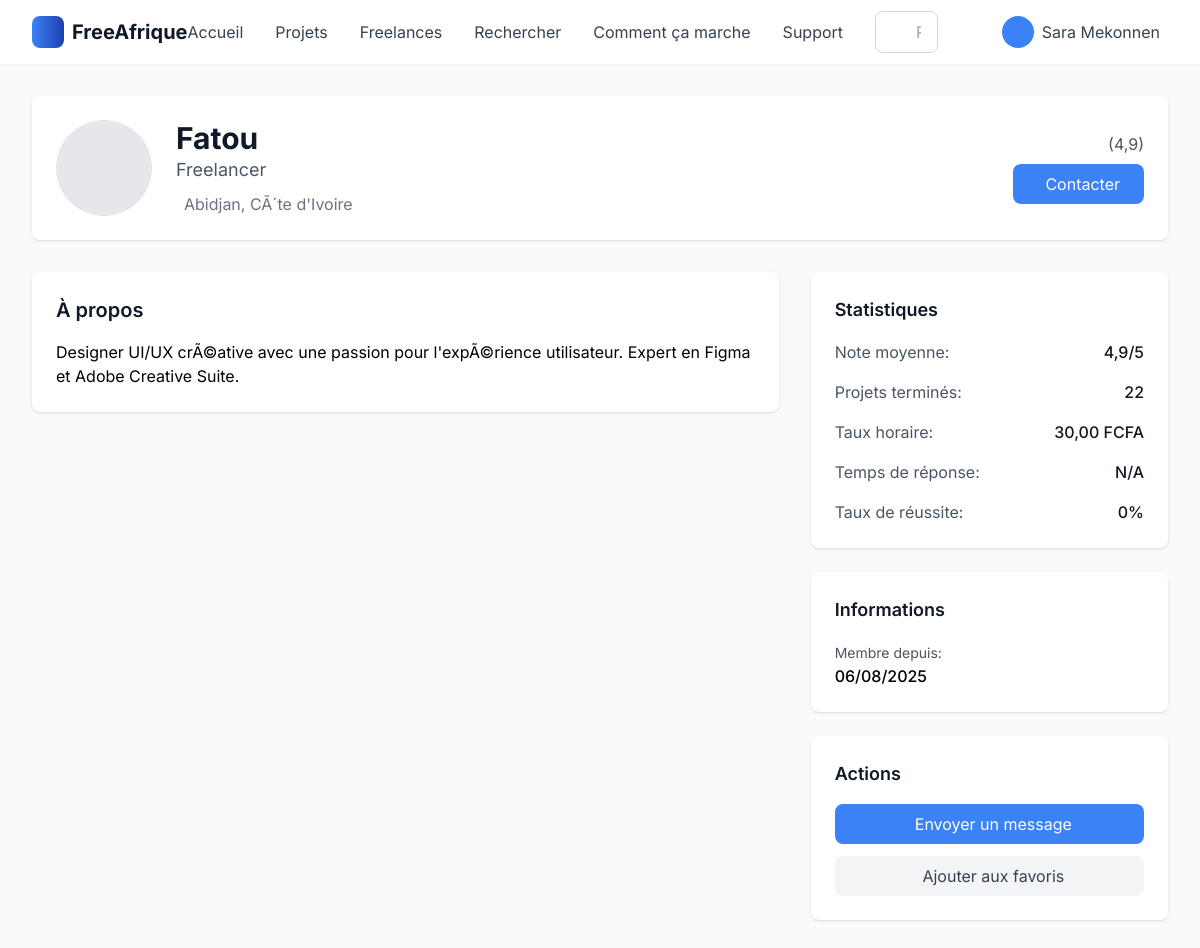
The page /freelancers/2/ (signed in) on the database its author committed.
### main/models.py (models this page shows, shortened)
class Freelancer(models.Model):
    user = models.OneToOneField(User, on_delete=models.CASCADE, verbose_name="Utilisateur")
    profile_picture = models.ImageField(upload_to='freelancers/', null=True, blank=True, verbose_name="Photo de profil")
    hourly_rate = models.DecimalField(max_digits=10, decimal_places=2, verbose_name="Taux horaire (€)")
    description = models.TextField(default='', verbose_name="Description")
    skills = models.JSONField(default=list, verbose_name="Compétences")
    experience_years = models.IntegerField(default=0, verbose_name="Années d'expérience")
    education = models.TextField(blank=True, verbose_name="Formation")
    languages = models.JSONField(default=list, verbose_name="Langues")
    location = models.CharField(max_length=100, blank=True, verbose_name="Localisation")
    portfolio_link = models.URLField(blank=True, verbose_name="Lien portfolio")
    is_verified = models.BooleanField(default=False, verbose_name="Vérifié")
    is_featured = models.BooleanField(default=False, verbose_name="Mise en avant")
    availability_status = models.CharField(
        max_length=20,
        choices=[
            ('available', 'Disponible'),
            ('busy', 'Occupé'),
            ('unavailable', 'Indisponible'),
        ],
        default='available',
        verbose_name="Statut de disponibilité"
    )
    rating = models.DecimalField(max_digits=3, decimal_places=2, default=0.00, verbose_name="Note moyenne")
    total_reviews = models.IntegerField(default=0, verbose_name="Nombre total d'avis")
    completed_projects = models.IntegerField(default=0, verbose_name="Projets terminés")
    total_earnings = models.DecimalField(max_digits=12, decimal_places=2, default=0.00, verbose_name="Gains totaux")
    created_at = models.DateTimeField(auto_now_add=True)
    updated_at = models.DateTimeField(auto_now=True)
    class Meta:
        verbose_name = "Freelance"
        verbose_name_plural = "Freelances"

### main/views.py (the view, shortened to what this page needs)
# urls.py: path('freelancers/<int:freelancer_id>/', views.freelancer_detail, name='freelancer_detail'),
@login_required
def freelancer_detail(request, freelancer_id):
    freelancer = get_object_or_404(Freelancer, id=freelancer_id)
    recent_projects = Project.objects.filter(
        selected_freelancer=freelancer,
        status='completed'
    ).order_by('-updated_at')[:5]
    reviews = Review.objects.filter(freelancer=freelancer).order_by('-created_at')
    stats = {
        'total_projects': Project.objects.filter(selected_freelancer=freelancer).count(),
        'completed_projects': Project.objects.filter(
            selected_freelancer=freelancer,
            status='completed'
        ).count(),
        'avg_project_rating': reviews.aggregate(avg=Coalesce(Avg('rating'), 0, output_field=models.FloatField()))['avg'],
        'on_time_delivery': reviews.filter(rating__gte=4).count(),
        'client_satisfaction': reviews.filter(rating__gte=4).count() / max(reviews.count(), 1) * 100,
    }
    earnings_by_month = []
    for i in range(12):
        month = timezone.now() - timedelta(days=30*i)
        month_earnings = Payment.objects.filter(
            freelancer=freelancer,
            status='completed',
            created_at__month=month.month,
            created_at__year=month.year
        ).aggregate(total=Coalesce(Sum('amount'), 0, output_field=models.DecimalField()))['total']
        earnings_by_month.append({
            'month': month.strftime('%B'),
            'earnings': float(month_earnings)
        })
    skills_with_expertise = []
    for skill in freelancer.skills:
        is_sqlite = settings.DATABASES['default']['ENGINE'] == 'django.db.backends.sqlite3'
        if is_sqlite:
            skill_projects = 0
            for project in Project.objects.filter(selected_freelancer=freelancer, status='completed'):
                if skill in (project.required_skills or []):
                    skill_projects += 1
        else:
            skill_projects = Project.objects.filter(
                selected_freelancer=freelancer,
                required_skills__contains=[skill],
                status='completed'
            ).count()
        expertise_level = 'Débutant'
        if skill_projects > 10:
            expertise_level = 'Expert'
        elif skill_projects > 5:
            expertise_level = 'Intermédiaire'
        elif skill_projects > 2:
            expertise_level = 'Avancé'
        skills_with_expertise.append({
            'name': skill,
            'expertise': expertise_level,
            'projects_count': skill_projects
        })
    similar_projects = []
    if freelancer.skills:
        is_sqlite = settings.DATABASES['default']['ENGINE'] == 'django.db.backends.sqlite3'
        if is_sqlite:
            for skill in freelancer.skills:
                freelancer_proposal_projects = Proposal.objects.filter(freelancer=freelancer).values_list('project_id', flat=True)
                potential_projects = Project.objects.filter(status='open').exclude(id__in=freelancer_proposal_projects)
                matching_projects = []
                for project in potential_projects:
                    if skill in (project.required_skills or []):
                        matching_projects.append(project)
                if matching_projects:
                    matching_projects.sort(key=lambda p: (-p.is_urgent, -p.created_at.timestamp()))
                    similar_projects = matching_projects[:3]
                    break
    context = {
        'freelancer': freelancer,
        'recent_projects': recent_projects,
        'reviews': reviews,
        'stats': stats,
        'earnings_by_month': earnings_by_month,
        'skills_with_expertise': skills_with_expertise,
        'similar_projects': similar_projects,
    }
    return render(request, 'freelancer_detail.html', context)

### main/templates/freelancer_detail.html (shortened to what this page needs)
{% extends 'base.html' %}
{% block content %}
<div class="min-h-screen bg-gray-50 py-8">
    <div class="max-w-7xl mx-auto px-4 sm:px-6 lg:px-8">
        <div class="bg-white rounded-lg shadow p-6 mb-8">
            <div class="flex flex-col md:flex-row md:items-center md:justify-between">
                <div class="flex items-center space-x-6">
                    {% if freelancer.profile_picture %}
                    <img src="{{ freelancer.profile_picture.url }}" alt="{{ freelancer.user.first_name }}"
                         class="w-24 h-24 rounded-full object-cover">
                    {% else %}
                    <div class="w-24 h-24 bg-gray-200 rounded-full flex items-center justify-center">
                    </div>
                    {% endif %}
                    <div>
                        <h1 class="text-3xl font-bold text-gray-900">{{ freelancer.user.first_name|default:freelancer.user.username }}</h1>
                        <p class="text-lg text-gray-600">{{ freelancer.title|default:"Freelancer" }}</p>
                        {% if freelancer.location %}
                        <div class="flex items-center mt-2 text-gray-500">
                            <span>{{ freelancer.location }}</span>
                        </div>
                        {% endif %}
                    </div>
                </div>
                <div class="mt-4 md:mt-0 flex flex-col items-end">
                    <div class="flex items-center mb-2">
                        <span class="ml-2 text-gray-600">({{ freelancer.rating|default:0|floatformat:1 }})</span>
                    </div>
                    <a href="{% url 'conversation' freelancer.user.id %}" class="bg-primary text-white px-6 py-2 rounded-lg hover:bg-secondary transition-colors">
                        Contacter
                    </a>
                </div>
            </div>
        </div>
        <div class="grid grid-cols-1 lg:grid-cols-3 gap-8">
            <div class="lg:col-span-2 space-y-8">
                {% if freelancer.description %}
                <div class="bg-white rounded-lg shadow p-6">
                    <h2 class="text-xl font-semibold text-gray-900 mb-4">À propos</h2>
                    <div class="prose max-w-none">
                        <p class="text-gray-700 leading-relaxed">{{ freelancer.description|linebreaks }}</p>
                    </div>
                </div>
                {% endif %}
            </div>
            <div class="space-y-6">
                <div class="bg-white rounded-lg shadow p-6">
                    <h3 class="text-lg font-semibold text-gray-900 mb-4">Statistiques</h3>
                    <div class="space-y-4">
                        <div class="flex justify-between">
                            <span class="text-gray-600">Note moyenne:</span>
                            <span class="font-medium text-gray-900">{{ freelancer.rating|default:0|floatformat:1 }}/5</span>
                        </div>
                        <div class="flex justify-between">
                            <span class="text-gray-600">Projets terminés:</span>
                            <span class="font-medium text-gray-900">{{ freelancer.completed_projects|default:0 }}</span>
                        </div>
                        <div class="flex justify-between">
                            <span class="text-gray-600">Taux horaire:</span>
                            <span class="font-medium text-gray-900">{{ freelancer.hourly_rate|default:0 }} FCFA</span>
                        </div>
                        <div class="flex justify-between">
                            <span class="text-gray-600">Temps de réponse:</span>
                            <span class="font-medium text-gray-900">{{ freelancer.response_time|default:"N/A" }}</span>
                        </div>
                        <div class="flex justify-between">
                            <span class="text-gray-600">Taux de réussite:</span>
                            <span class="font-medium text-gray-900">{{ freelancer.success_rate|default:0 }}%</span>
                        </div>
                    </div>
                </div>
                <div class="bg-white rounded-lg shadow p-6">
                    <h3 class="text-lg font-semibold text-gray-900 mb-4">Informations</h3>
                    <div class="space-y-3">
                        <div>
                            <span class="text-gray-600 text-sm">Membre depuis:</span>
                            <p class="font-medium">{{ freelancer.user.date_joined|date:"d/m/Y" }}</p>
                        </div>
                    </div>
                </div>
                <div class="bg-white rounded-lg shadow p-6">
                    <h3 class="text-lg font-semibold text-gray-900 mb-4">Actions</h3>
                    <div class="space-y-3">
                        <a href="{% url 'conversation' freelancer.user.id %}" class="w-full bg-primary text-white px-4 py-2 rounded-lg hover:bg-secondary transition-colors text-center block">
                            Envoyer un message
                        </a>
                        <button class="w-full bg-gray-100 text-gray-700 px-4 py-2 rounded-lg hover:bg-gray-200 transition-colors">
                            Ajouter aux favoris
                        </button>
                    </div>
                </div>
            </div>
        </div>
    </div>
</div>
{% endblock %}

### templates/base.html (shortened to what this page needs)
{% load static %}
<!DOCTYPE html>
<html lang="fr">
<head>
    <script src="https://cdn.tailwindcss.com"></script>
    <link href="https://cdn.jsdelivr.net/npm/remixicon@3.5.0/fonts/remixicon.css" rel="stylesheet">
    <link rel="stylesheet" href="{% static 'style.css' %}">
</head>
<body class="bg-gray-50 font-['Inter']" x-data="{
    mobileMenuOpen: false,
    searchOpen: false,
    notificationsOpen: false,
    notifications: [],
    unreadCount: 0,
    searchQuery: '',
    searchSuggestions: []
}">
    <header class="bg-white shadow-sm sticky top-0 z-50">
        <div class="max-w-7xl mx-auto px-4 sm:px-6 lg:px-8">
            <div class="flex justify-between items-center h-16">
                <div class="flex items-center">
                    <a href="{% url 'home' %}" class="flex items-center space-x-2">
                        <div class="w-8 h-8 bg-gradient-to-r from-primary to-secondary rounded-lg flex items-center justify-center">
                        </div>
                        <span class="text-xl font-bold text-gray-900">FreeAfrique</span>
                    </a>
                </div>
                <nav class="hidden md:flex items-center space-x-8">
                    <a href="{% url 'home' %}" class="text-gray-700 hover:text-primary transition-colors">
                        Accueil
                    </a>
                    <a href="{% url 'projects_list' %}" class="text-gray-700 hover:text-primary transition-colors">
                        Projets
                    </a>
                    <a href="{% url 'freelancers_list' %}" class="text-gray-700 hover:text-primary transition-colors">
                        Freelances
                    </a>
                    <a href="{% url 'search' %}" class="text-gray-700 hover:text-primary transition-colors">
                        Rechercher
                    </a>
                    <a href="{% url 'how_it_works' %}" class="text-gray-700 hover:text-primary transition-colors">
                        Comment ça marche
                    </a>
                    <a href="{% url 'support_tickets' %}" class="text-gray-700 hover:text-primary transition-colors">
                        Support
                    </a>
                </nav>
                <div class="hidden md:flex items-center flex-1 max-w-md mx-8">
                    <div class="relative w-full">
                        <input
                            type="text"
                            placeholder="Rechercher projets, freelances..."
                            class="w-full pl-10 pr-4 py-2 border border-gray-300 rounded-lg focus:outline-none focus:ring-2 focus:ring-primary focus:border-transparent"
                            x-model="searchQuery"
                            @input="searchSuggestions = $event.target.value.length > 2 ? getSearchSuggestions($event.target.value) : []"
                        >
                    </div>
                </div>
                <div class="flex items-center space-x-4">
                    <div class="relative" x-data="{ open: false }">
                        <button
                            @click="open = !open; if(open) loadNotifications()"
                            class="relative p-2 text-gray-600 hover:text-primary transition-colors"
                        >
                        </button>
                    </div>
                    {% if user.is_authenticated %}
                        <div class="relative" x-data="{ open: false }">
                            <button
                                @click="open = !open"
                                class="flex items-center space-x-2 text-gray-700 hover:text-primary transition-colors"
                            >
                                {% if user.freelancer.profile_picture %}
                                    <img src="{{ user.freelancer.profile_picture.url }}" alt="Profile" class="w-8 h-8 rounded-full">
                                {% elif user.client.profile_picture %}
                                    <img src="{{ user.client.profile_picture.url }}" alt="Profile" class="w-8 h-8 rounded-full">
                                {% else %}
                                    <div class="w-8 h-8 bg-primary text-white rounded-full flex items-center justify-center">
                                    </div>
                                {% endif %}
                                <span class="hidden md:block">{{ user.get_full_name|default:user.username }}</span>
                            </button>
                        </div>
                    {% endif %}
                </div>
            </div>
        </div>
    </header>
    <main>
        {% block content %}{% endblock %}
    </main>
</body>
</html>

### static/style.css (style rules this page uses)
:root { --primary-color: #3b82f6; --secondary-color: #1e40af; --success-color: #10b981; --warning-color: #f59e0b; --danger-color: #ef4444; --dark-color: #1f2937; --light-color: #f9fafb; }
.text-center { text-align: center; }
.mt-2 { margin-top: 0.5rem; }
.mt-4 { margin-top: 1rem; }
.mb-2 { margin-bottom: 0.5rem; }
.mb-4 { margin-bottom: 1rem; }
.p-2 { padding: 0.5rem; }

### rows shown on the page
Freelancer: user.first_name "Fatou", location "Abidjan, CÃ´te d'Ivoire", rating "4,9", description "Designer UI/UX crÃ©ative avec une passion pour l'expÃ©rience utilisateur. Expert en Figma et Adobe Creative Suite.", completed_projects "22", hourly_rate "30,00", user.date_joined "06/08/2025"

### other values the page prints
{{ user.get_full_name|default:user.username }} "Sara Mekonnen"
{{ freelancer.title|default:"Freelancer" }} "Freelancer"
{{ freelancer.response_time|default:"N/A" }} "N/A"
{{ freelancer.success_rate|default:0 }} "0"
